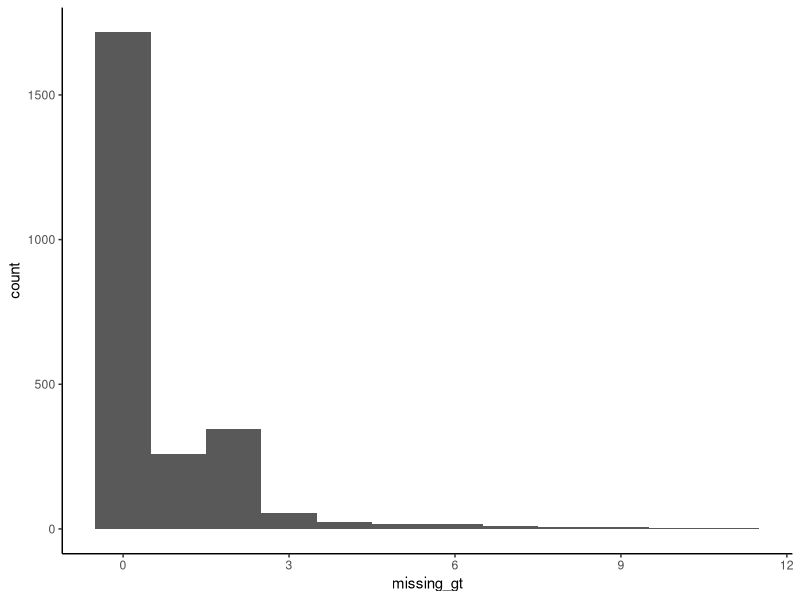
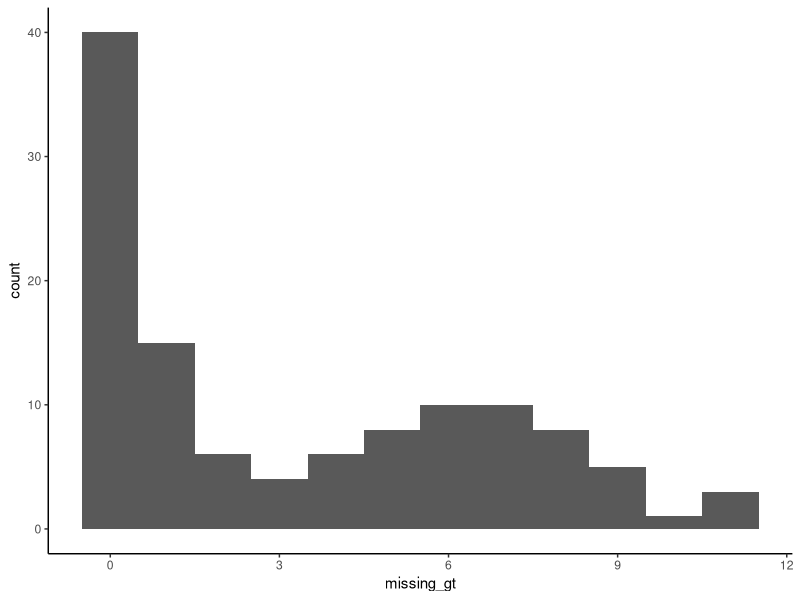
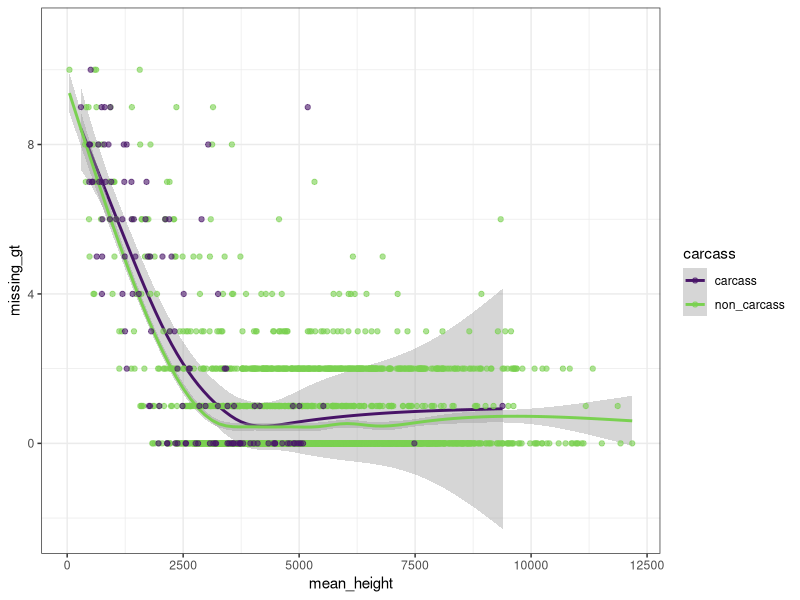

R code for these plots, in order:
## ---- chunk 1
require(tidyverse)
require(magrittr)
## ---- chunk 2
#import all raw data
gm_a <- read_tsv("genotype_data/genemapper_output/MCKR_Plate_1-4 Genotypes Table.txt", col_types = cols(.default = "c"))

gm_b <- read_tsv("genotype_data/genemapper_output/MCKR_Plate_5-8 Genotypes Table.txt", col_types = cols(.default = "c"))

gm_c <- read_tsv("genotype_data/genemapper_output/MCKR_Plate_9-12 Genotypes Table.txt", col_types = cols(.default = "c"))

gm_d <- read_tsv("genotype_data/genemapper_output/MCKR_Plate_13-16 Genotypes Table.txt", col_types = cols(.default = "c"))

gm_e <- read_tsv("genotype_data/genemapper_output/MCKR_Plate_17-20 Genotypes Table.txt", col_types = cols(.default = "c"))

gm_f <- read_tsv("genotype_data/genemapper_output/MCKR_Plate_21-24 Genotypes Table.txt", col_types = cols(.default = "c"))

gm_g <- read_tsv("genotype_data/genemapper_output/MCKR_Plate_25-28 Genotypes Table.txt", col_types = cols(.default = "c"))

# consolidate
gm_all <- bind_rows(gm_a, gm_b, gm_c, gm_d, gm_e, gm_f, gm_g)


# remove controls, blanks, etc 
gm_all %<>%
  filter(str_starts(`Sample Name`, "Ots"))
## ---- chunk 3
# how many scoring errors did I miss (e.g. more than two alleles, unbinned alleles, etc),

gm_all %>%
  summarise(more_than_two_allele = sum(ADO == "true"), 
            unbinned_allele1 = sum(`Allele 1` == "?", na.rm = TRUE),
            unbinned_allele2 = sum(`Allele 2` == "?", na.rm = TRUE))


## ---- chunk 4
#clean up allele display overflow gts, set to NA
gm_all %<>%
  mutate(`Allele 1` = case_when(ADO == "true" ~ NA_character_,
                                TRUE ~ `Allele 1`),
         `Allele 2` = case_when(ADO == "true" ~ NA_character_,
                                TRUE ~ `Allele 2`),)

# remove all the individual objects
rm(gm_a)
rm(gm_b)
rm(gm_c)
rm(gm_d)
rm(gm_e)
rm(gm_f)
rm(gm_g)

## ---- chunk 5
# sorta long (each allele is its own column for each marker/individual)
gt_l_0.1 <- gm_all %>%
  select(sample = `Sample Name`, marker = Marker, panel = Panel, a1 = `Allele 1`, a2 = `Allele 2`)

# super long (for conversion only, totally long - each allele/marker/individual is its own row)
gt_0.1_sl <- gm_all %>%
  select(sample = `Sample Name`, marker = Marker, panel = Panel, a1 = `Allele 1`, a2 = `Allele 2`) %>%
  pivot_longer(cols = c(a1, a2), values_to = "allele")

#now convert to wide format (each marker gets two columns, format for colony and cervus)
gt_0.1 <- gt_0.1_sl %>%
  pivot_wider(id_cols = c(sample), names_from = c(marker, name), names_prefix = "Ot",  values_from = allele)
  

## ---- chunk 6
missing_count <- gt_l_0.1 %>%
  filter(marker != 	"OtY3") %>%
  group_by(sample) %>%
  summarise(missing_gt = sum(is.na(a1)))

missing_count %>%
  summarise(n_at_least_7_loci = sum((11-missing_gt) <= 7),
            n_at_least_8_loci = sum((11-missing_gt) <= 8),
            n_at_least_9_loci = sum((11-missing_gt) <= 9))
## ---- chunk 7
missing_count_no_carcass <- gt_l_0.1 %>%
  filter(marker != 	"OtY3") %>%
  filter(str_detect(sample, "OtsAC")) %>%
  group_by(sample) %>%
  summarise(missing_gt = sum(is.na(a1)))

missing_count_no_carcass %>%
  summarise(n_at_least_7_loci = sum((11-missing_gt) <= 7),
            n_at_least_8_loci = sum((11-missing_gt) <= 8),
            n_at_least_9_loci = sum((11-missing_gt) <= 9))
## ---- chunk 8
missing_count_carcass <- gt_l_0.1 %>%
  filter(marker != 	"OtY3") %>%
  filter(str_detect(sample, "OtsCC")) %>%
  group_by(sample) %>%
  summarise(missing_gt = sum(is.na(a1)))

missing_count_carcass %>%
  summarise(n_at_least_7_loci = sum((11-missing_gt) <= 7),
            n_at_least_8_loci = sum((11-missing_gt) <= 8),
            n_at_least_9_loci = sum((11-missing_gt) <= 9))
## ---- chunk 9
ggplot(data = missing_count_no_carcass)+geom_histogram(aes(x = missing_gt), bins =12)+theme_classic()
## ---- chunk 10
sum(missing_count_no_carcass$missing_gt>=9)
## ---- chunk 11
ggplot(data = missing_count_carcass)+geom_histogram(aes(x = missing_gt), bins =12)+theme_classic()
sum(missing_count_carcass$missing_gt>=9)
## ---- chunk 12
# definitely a smarter way to do this, but lets just make 4 comparisons and average them all out

gt_0.1 %>%
  group_by(sample) %>%
  summarise(fail_within_253_249 = sum(is.na(Ot253b_a1) & is.na(Ot249_a1)),
            fail_without_253_311 = sum(is.na(Ot253b_a1) & is.na(Ot311_a1)),
            fail_within_201_209 =  sum(is.na(Ot201_a1) & is.na(Ot209_a1)),
            fail_without_201_212 =  sum(is.na(Ot201_a1) & is.na(Ot212_a1)),
            fail_within_208_211 = sum(is.na(Ot208_a1) & is.na(Ot211_a1)),
            fail_without_208_515 = sum(is.na(Ot208_a1) & is.na(Ot515_a1))) %>%
  summarise(fail_together_rate = (sum(fail_within_253_249)+sum(fail_within_201_209)+ sum(fail_within_208_211))/(2580*3), fail_apart_rate = (sum(fail_without_253_311)+sum(fail_without_201_212)+sum(fail_without_208_515))/(2580*3))
## ---- chunk 13
peak_height_data <- gm_all %>%
  filter(Marker != "OtY3") %>%
  group_by(`Sample Name`) %>%
  mutate(`Height 1` = as.numeric(`Height 1`)) %>%
  summarise(mean_height = mean(`Height 1`, na.rm = TRUE)) %>%
  rename(sample = `Sample Name`) %>%
  left_join(missing_count) %>%
  mutate(carcass = case_when(str_detect(sample, "OtsCC") ~ "carcass",
                             TRUE ~ "non_carcass"))


summary(glm(missing_gt ~ mean_height, data = peak_height_data, family = "poisson"))

ggplot(data = peak_height_data)+geom_smooth(aes(mean_height, missing_gt, color = carcass))+geom_point(aes(mean_height, missing_gt, color = carcass), alpha = 0.6)+theme_bw()+scale_colour_viridis_d(begin = 0.05, end = 0.8)

## ---- chunk 14
gm_all %>%
  filter(Marker != "OtY3") %>%
  group_by(`Sample Name`) %>%
  mutate(`Height 1` = as.numeric(`Height 1`)) %>%
  summarise(mean_height = mean(`Height 1`, na.rm = TRUE)) %>%
  rename(sample = `Sample Name`) %>%
  left_join(missing_count) %>%
  filter(mean_height < 3000 ) %>%
  mutate(carcass = case_when(str_detect(sample, "OtsCC") ~ "carcass",
                             TRUE ~ "non_carcass")) %>%
  count(carcass)

#what about below the cutoff AND have below the cutoff for inclusion (missing >4 loci)
gm_all %>%
  filter(Marker != "OtY3") %>%
  group_by(`Sample Name`) %>%
  mutate(`Height 1` = as.numeric(`Height 1`)) %>%
  summarise(mean_height = mean(`Height 1`, na.rm = TRUE)) %>%
  rename(sample = `Sample Name`) %>%
  left_join(missing_count) %>%
  filter(mean_height < 3000 & missing_gt > 4 ) %>%
  mutate(carcass = case_when(str_detect(sample, "OtsCC") ~ "carcass",
                             TRUE ~ "non_carcass")) %>%
  count(carcass)


#what about below the cutoff AND are near the cutoff for inclusion (missing >3 loci)
gm_all %>%
  filter(Marker != "OtY3") %>%
  group_by(`Sample Name`) %>%
  mutate(`Height 1` = as.numeric(`Height 1`)) %>%
  summarise(mean_height = mean(`Height 1`, na.rm = TRUE)) %>%
  rename(sample = `Sample Name`) %>%
  left_join(missing_count) %>%
  filter(mean_height < 3000 & missing_gt > 3 ) %>%
  mutate(carcass = case_when(str_detect(sample, "OtsCC") ~ "carcass",
                             TRUE ~ "non_carcass")) %>%
  count(carcass)
## ---- chunk 15
re_ext_inds <- gm_all %>%
  filter(Marker != "OtY3") %>%
  group_by(`Sample Name`) %>%
  mutate(`Height 1` = as.numeric(`Height 1`)) %>%
  summarise(mean_height = mean(`Height 1`, na.rm = TRUE)) %>%
  rename(sample = `Sample Name`) %>%
  left_join(missing_count) %>%
  filter(mean_height < 2310 & missing_gt > 3 ) %>% #adjusted these number until hit 94 samples
  mutate(carcass = case_when(str_detect(sample, "OtsCC") ~ "carcass",
                             TRUE ~ "non_carcass")) %>%
  pull(sample)
## ---- chunk 16
missing_count_panel <- gt_l_0.1 %>%
  group_by(sample, panel) %>%
  summarise(missing_gt = sum(is.na(a1), na.rm = TRUE))

# exact number of individuals with x missing, per panel
missing_count_panel %>%
  ungroup() %>%
  group_by( panel) %>%
  summarise(miss_4_per_panel =  sum(missing_gt==4),
            miss_3_per_panel =  sum(missing_gt==3),
            miss_2_per_panel =  sum(missing_gt==2),
            miss_1_per_panel=  sum(missing_gt==1))
  
# number of missing individuals with x or more missing loci, per panel
missing_count_panel %>%
  ungroup() %>%
  group_by(panel) %>%
  summarise(miss_al4_per_panel =  sum(missing_gt>=4),
            miss_al3_per_panel =  sum(missing_gt>=3),
            miss_al2_per_panel =  sum(missing_gt>=2),
            miss_al1_per_panel=  sum(missing_gt>=1))
  #slice_max(order_by = missing_gt, n =376) %>%
  #count(panel)

## ---- chunk 17
missing_at_least_2_overall <- missing_count %>%
  filter(missing_gt >=2) %>%
  pull(sample)

missing_count_panel_filtered <- gt_l_0.1 %>%
  filter(sample %in% missing_at_least_2_overall) %>%
  group_by(sample, panel) %>%
  summarise(missing_gt = sum(is.na(a1), na.rm = TRUE))

missing_count_panel_filtered %>%
  ungroup() %>%
  group_by(panel) %>%
  summarise(miss_al4_per_panel =  sum(missing_gt>=4),
            miss_al3_per_panel =  sum(missing_gt>=3),
            miss_al2_per_panel =  sum(missing_gt>=2),
            miss_al1_per_panel=  sum(missing_gt>=1))
## ---- chunk 18
missing_at_least_3_overall <- missing_count %>%
  filter(missing_gt >=3) %>%
  pull(sample)

missing_count_panel_filtered3 <- gt_l_0.1 %>%
  filter(sample %in% missing_at_least_3_overall) %>%
  group_by(sample, panel) %>%
  summarise(missing_gt = sum(is.na(a1), na.rm = TRUE))

missing_count_panel_filtered3 %>%
  ungroup() %>%
  group_by(panel) %>%
  summarise(miss_al4_per_panel =  sum(missing_gt>=4),
            miss_al3_per_panel =  sum(missing_gt>=3),
            miss_al2_per_panel =  sum(missing_gt>=2),
            miss_al1_per_panel=  sum(missing_gt>=1))
## ---- chunk 19
failed_sex_marker_inds <- gt_l_0.1 %>%
  filter(marker == "OtY3", is.na(a1)) %>%
  pull(sample)

sum(failed_sex_marker_inds %in% missing_at_least_3_overall)
## ---- chunk 20
# first eliminate 6 individuals from the missing_at_least 3 overall, but make sure they are ones with 8, not 7 genotypes
rr_inds <- missing_count %>%
  slice_max(order_by = missing_gt, n = 192, with_ties = FALSE) %>%
  pull(sample)

rerun <- as.data.frame(c(rr_inds, failed_sex_marker_inds))
colnames(rerun) <- "sample"

rerun %<>%
  distinct(sample) %>%
  left_join(missing_count) %>%
  mutate(missing_sex_marker = case_when(sample %in% failed_sex_marker_inds ~ TRUE,
                                        TRUE ~ FALSE)) %>%
  arrange(desc(missing_sex_marker), sample)

  
## ---- chunk 21
prog <- readxl::read_xlsx("../metadata/dayan_metadata/processed_metadata/Dayan_Oct2021_progeny_export.xlsx", sheet = 1, guess_max = 10000 )  

prog %<>%
  select(sample = `Sample Name`, `Container Name`)

rerun %<>%
  left_join(prog )

rerun %<>%
  mutate(plate_group = case_when(sample %in% rr_inds ~ "plate29_30",
                           TRUE ~ "plate_31"))

# some of these are listed as batch samples in the version of the metadata available here. will manually edit them in the output spreadsheet

#write_tsv(rerun, "../lab_work/genotyping/re_run_planning/two_plate_rerun_list.txt")
## ---- chunk 22
# add step to convert straight from gt_0.1 to mckr_gts to skip this for now
# eventually remove this and actually add re-runs
